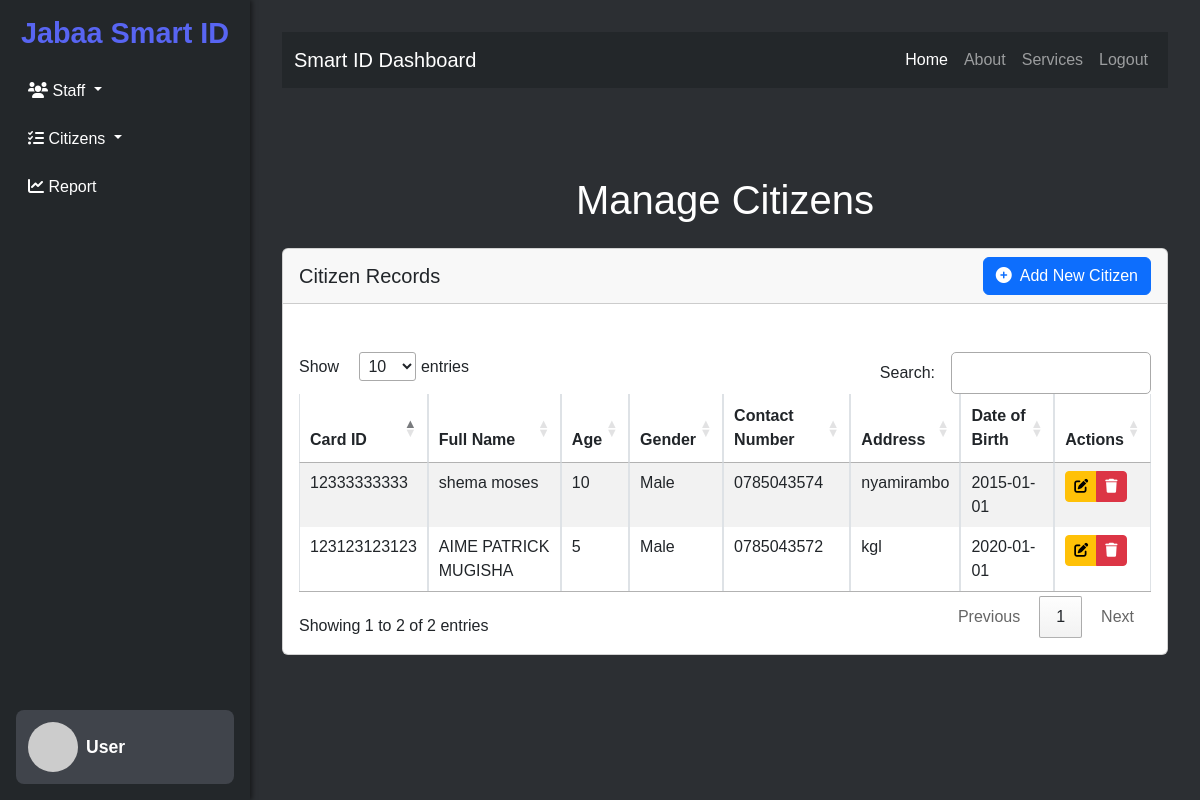
Before: /manage-citizen/ with the older database file.
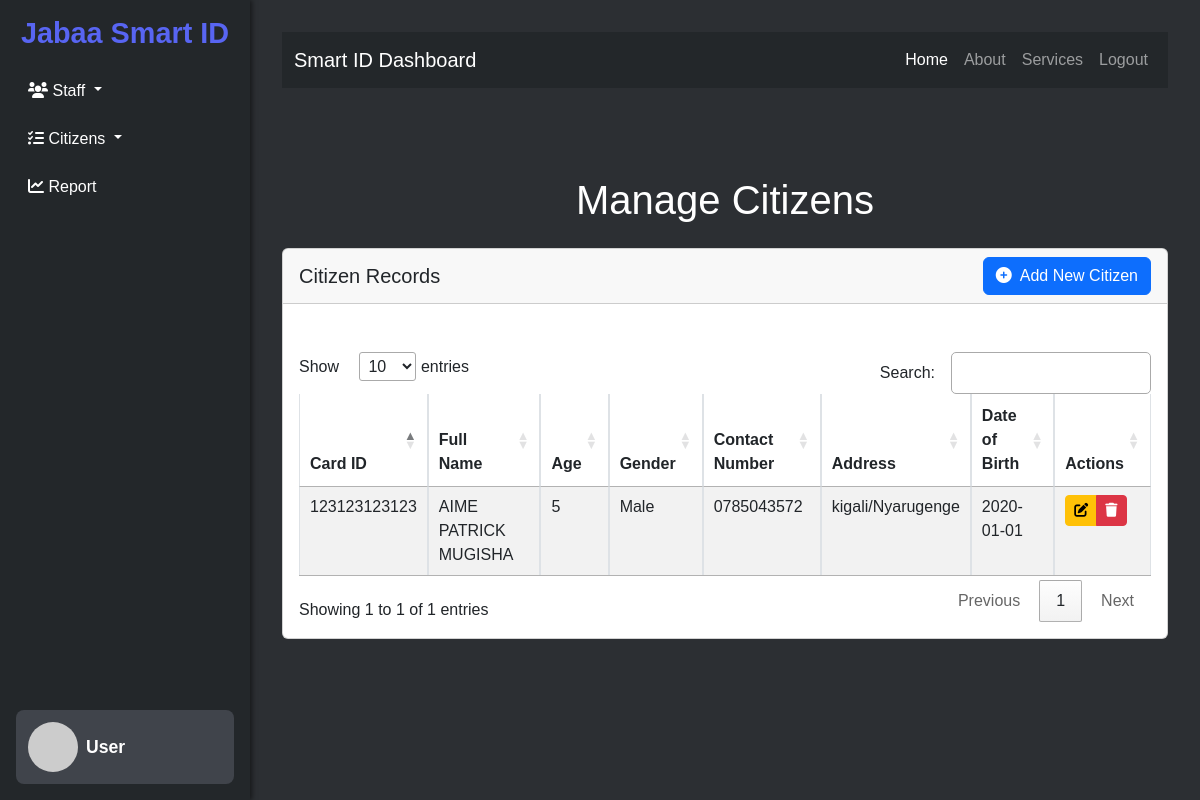
After: the same page with the newer database file.
### jabaa_admin_dashboard/models.py (models this page shows, shortened)
class Citizen(models.Model):
    GENDER_CHOICES = [
        ('Male', 'Male'),
        ('Female', 'Female'),
        ('Other', 'Other'),
    ]
    full_name = models.CharField(max_length=255)
    dob = models.DateField()  # Correctly define the dob field
    gender = models.CharField(max_length=10, choices=GENDER_CHOICES)
    card_id = models.CharField(max_length=20, unique=True)
    contact_number = models.CharField(max_length=15)
    address = models.TextField()
    created_at = models.DateTimeField(auto_now_add=True)
    updated_at = models.DateTimeField(auto_now=True)
    @property
    def age(self):
        today = date.today()
        return today.year - self.dob.year - ((today.month, today.day) < (self.dob.month, self.dob.day))

### jabaa_admin_dashboard/views.py (the view)
# urls.py: path('manage-citizen/', views.manage_citizen, name='manage_citizen'),  # Fixed
def manage_citizen(request, citizen_id=None):
    if citizen_id:
        citizen = get_object_or_404(Citizen, id=citizen_id)
        context = {
            'citizen': citizen,
            'age': citizen.age
        }
    else:
        citizens = Citizen.objects.all()
        context = {
            'citizens': citizens
        }
    return render(request, 'jabaa_admin_dashboard/manage_citizen.html', context)

### jabaa_admin_dashboard/templates/jabaa_admin_dashboard/manage_citizen.html (shortened to what this page needs)
{% load static %}
<!DOCTYPE html>
<html lang="en">
<head>
    <link
      href="https://cdn.jsdelivr.net/npm/bootstrap@5.3.0/dist/css/bootstrap.min.css"
      rel="stylesheet"
    />
    <link
      href="https://cdnjs.cloudflare.com/ajax/libs/font-awesome/6.0.0-beta3/css/all.min.css"
      rel="stylesheet"
    />
    <link
      href="https://cdn.datatables.net/1.13.6/css/jquery.dataTables.min.css"
      rel="stylesheet"
    />
    <link href="{% static 'assets/css/dashboard.css' %}" rel="stylesheet" />
</head>
<body>
    <div class="d-flex">
      {% include "jabaa_admin_dashboard/sidebar/sidebar.html" %}
       {% include "jabaa_admin_dashboard/navbar/navbar.html" %}
    </div>
    <div class="main-content">
        <h1 class="text-center my-4">Manage Citizens</h1>
        <div class="card">
            <div class="card-header d-flex justify-content-between align-items-center">
                <h5 class="mb-0">Citizen Records</h5>
                <a href="{% url 'add_citizen' %}" class="btn btn-primary">
                    <i class="fas fa-plus-circle me-2"></i>Add New Citizen
                </a>
            </div>
            <div class="card-body">
                <div class="table-responsive">
                    <table id="citizenTable" class="table table-striped table-bordered">
                        <thead>
                            <tr>
                                <th>Card ID</th>
                                <th>Full Name</th>
                                <th>Age</th>
                                <th>Gender</th>
                                <th>Contact Number</th>
                                <th>Address</th>
                                <th>Date of Birth</th>
                                <th>Actions</th>
                            </tr>
                        </thead>
                        <tbody>
                            {% for citizen in citizens %}
                            <tr data-id="{{ citizen.id }}">
                                <td>{{ citizen.card_id }}</td>
                                <td>{{ citizen.full_name }}</td>
                                <td>{{ citizen.age }}</td>
                                <td>{{ citizen.get_gender_display }}</td>
                                <td>{{ citizen.contact_number }}</td>
                                <td>{{ citizen.address }}</td>
                                <td>{{ citizen.dob|date:"Y-m-d" }}</td>
                                <td>
                                    <div class="btn-group" role="group">
                                        <a href="{% url 'edit_citizen' citizen.id %}" class="btn btn-sm btn-warning">
                                            <i class="fas fa-edit"></i>
                                        </a>
                                        <button onclick="deleteCitizen({{ citizen.id }})" class="btn btn-sm btn-danger">
                                            <i class="fas fa-trash"></i>
                                        </button>
                                    </div>
                                </td>
                            </tr>
                            {% empty %}
                            <tr>
                                <td colspan="8" class="text-center">No citizens found.</td>
                            </tr>
                            {% endfor %}
                        </tbody>
                    </table>
                </div>
            </div>
        </div>
    </div>
</body>
</html>

### jabaa_admin_dashboard/templates/jabaa_admin_dashboard/sidebar/sidebar.html (shortened to what this page needs)
<div class="sidebar">
    <h2>Jabaa Smart ID</h2>
    <ul class="nav flex-column">
      <li class="nav-item">
        <a
          class="nav-link dropdown-toggle"
          href="#"
          id="manageDropdown"
          role="button"
          data-bs-toggle="dropdown"
          aria-expanded="false"
        >
          <i class="fas fa-users"></i> Staff
        </a>
      </li>
      <li class="nav-item">
        <a
          class="nav-link dropdown-toggle"
          href="#"
          id="manageDropdown"
          role="button"
          data-bs-toggle="dropdown"
          aria-expanded="false"
        >
          <i class="fas fa-tasks"></i> Citizens
        </a>
      </li>
      <li class="nav-item">
        <a class="nav-link" href="#">
          <i class="fas fa-chart-line"></i> Report
        </a>
      </li>
    </ul>
    <div class="profile">
      <img src="https://via.placeholder.com/50" alt="Profile Picture" />
      <span>User</span>
    </div>
  </div>

### jabaa_admin_dashboard/templates/jabaa_admin_dashboard/navbar/navbar.html (shortened to what this page needs)
<div class="main-content">
    <nav
      class="navbar navbar-expand-lg navbar-dark"
      style="background-color: #23272a"
    >
      <div class="container-fluid">
        <a class="navbar-brand" href="#">Smart ID Dashboard</a>
        <div class="collapse navbar-collapse" id="navbarNav">
          <ul class="navbar-nav ms-auto">
            <li class="nav-item">
              <a class="nav-link active" aria-current="page" href="#">
                Home
              </a>
            </li>
            <li class="nav-item">
              <a class="nav-link" href="#"> About </a>
            </li>
            <li class="nav-item">
              <a class="nav-link" href="#"> Services </a>
            </li>
            <li class="nav-item">
              <a class="nav-link" href="{% url 'logout' %}"> Logout </a>
            </li>
          </ul>
        </div>
      </div>
    </nav>
  </div>

### static/assets/css/dashboard.css (style rules this page uses)
:root { --discord-bg: #2c2f33; --discord-sidebar-bg: #23272a; --discord-accent: #5865f2; --discord-hover: #40444b; --discord-text: #ffffff; }
body { background-color: var(--discord-bg); color: var(--discord-text); font-family: "Arial", sans-serif; display: flex; flex-direction: column; height: 100vh; margin: 0; }
.sidebar { background-color: var(--discord-sidebar-bg); color: var(--discord-text); width: 250px; padding: 1rem; box-shadow: 2px 0 5px rgba(0, 0, 0, 0.5); display: flex; flex-direction: column; position: fixed; height: 100vh; top: 0; }
.sidebar h2 { font-size: 1.8rem; font-weight: bold; text-align: center; margin-bottom: 1rem; color: var(--discord-accent); }
.sidebar .nav-link { color: var(--discord-text); border-radius: 4px; padding: 0.75rem; font-weight: 500; transition: background-color 0.3s, transform 0.3s; }
.profile { background-color: var(--discord-hover); padding: 0.75rem; border-radius: 8px; display: flex; align-items: center; margin-top: auto; }
.profile img { width: 50px; height: 50px; border-radius: 50%; margin-right: 0.5rem; }
.profile span { font-size: 1.1rem; font-weight: bold; }
.main-content { margin-left: 250px; padding: 2rem; flex-grow: 1; }
.table-responsive { margin-top: 2rem; }

Changed rows visible on the page:
removed Citizen: card_id "12333333333", full_name "shema moses", age "10", gender "Male", contact_number "0785043574", address "nyamirambo", dob "2015-01-01"
changed Citizen "AIME PATRICK MUGISHA": address "kgl" → "kigali/Nyarugenge"
Other visible differences:
text written by a page script: "Show entries Search: Showing 1 to 2 of 2 entries Previous 1 Next" → "Show entries Search: Showing 1 to 1 of 1 entries Previous 1 Next"
